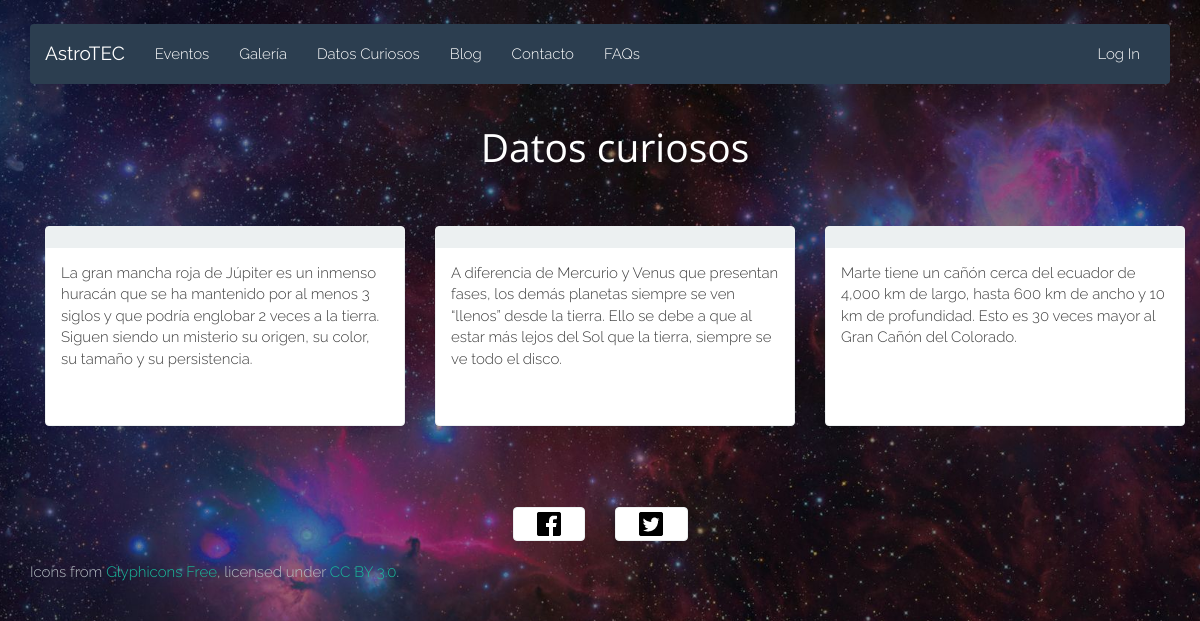
Page /funfacts.php on the committed database.
### tables this page shows
CREATE TABLE IF NOT EXISTS `DatosCuriosos` (
  `idDatoCurioso` INT NOT NULL AUTO_INCREMENT,
  `contenido` MEDIUMTEXT NOT NULL,
  `fecha` DATETIME NOT NULL,
  `titulo` VARCHAR(100) NOT NULL,
  PRIMARY KEY (`idDatoCurioso`));

### html/php/funfacts.php (the view, shortened to what this page needs)
<?php
require_once('db.php');
function getFunFacts()
{
	global $facts, $conn;
	$sql = "SELECT contenido
	        FROM DatosCuriosos
					ORDER BY RAND() LIMIT 3";
	$result = $conn->query($sql);
		if($result->num_rows > 0)
		{
			while($row = $result->fetch_assoc())
			{
				echo
				"<div class='col-md-4 funfact'>
					<div class='panel panel-default'>
						<div class='panel-heading'>
							<h1 class='panel-title'></h1>
						</div>
						<div class='panel-body'>
							<p>
								$row[contenido]
							</p>
						</div>
					</div>
				</div>";
			}
		}
	}
?>

### html/css/style.css (style rules this page uses)
body { padding-top: 2%; background: url(../img/background.jpg) no-repeat center center fixed; -webkit-background-size: cover; -moz-background-size: cover; -o-background-size: cover; background-size: cover; font-family: 'Raleway', sans-serif; font-weight: 300; color: #3E3E3E; }

### html/css/funfacts.css (style rules this page uses)
.funfact > .panel { height: 200px; }

### rows in the picture
datoscuriosos: contenido "La gran mancha roja de Júpiter es un inmenso huracán que se ha mantenido por al menos 3 siglos y que podría englobar 2 veces a la tierra. Siguen siendo un misterio su origen, su color, su tamaño y su persistencia."
datoscuriosos: contenido "A diferencia de Mercurio y Venus que presentan fases, los demás planetas siempre se ven “llenos” desde la tierra. Ello se debe a que al estar más lejos del Sol que la tierra, siempre se ve todo el disco."
datoscuriosos: contenido "Marte tiene un cañón cerca del ecuador de 4,000 km de largo, hasta 600 km de ancho y 10 km de profundidad. Esto es 30 veces mayor al Gran Cañón del Colorado."
